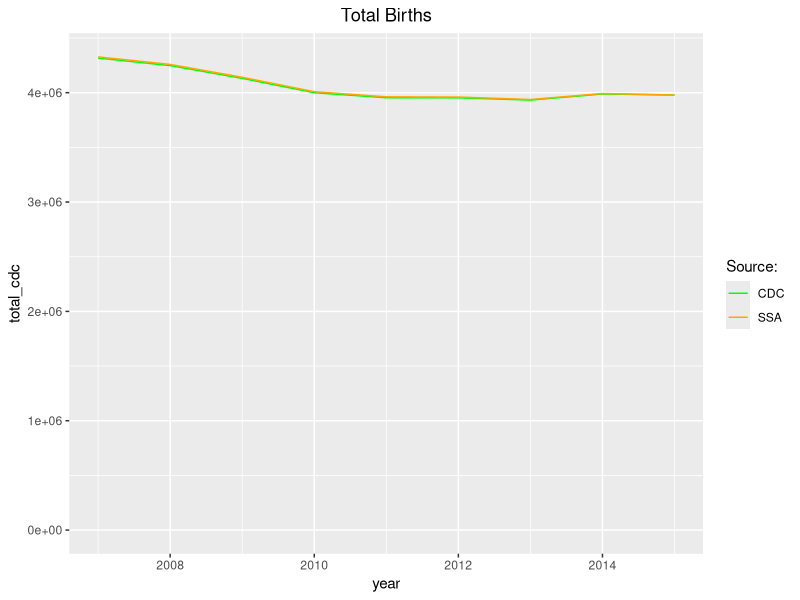
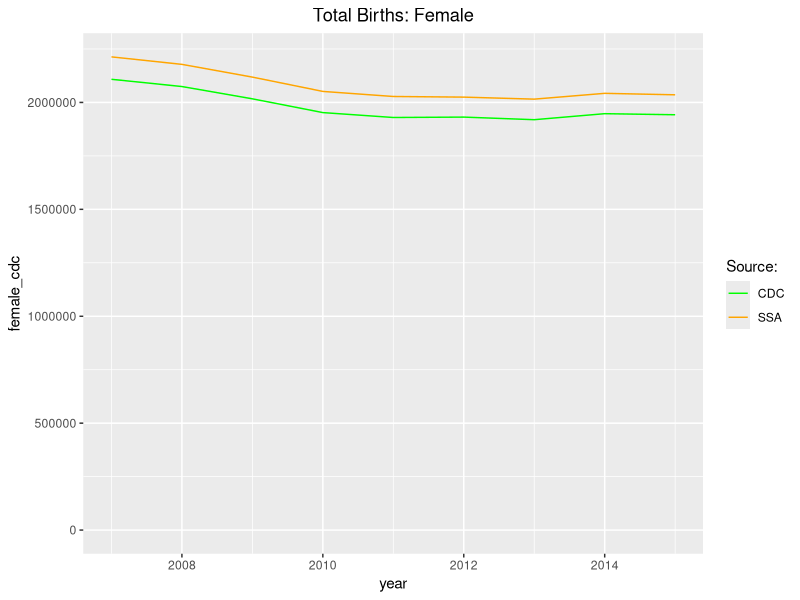
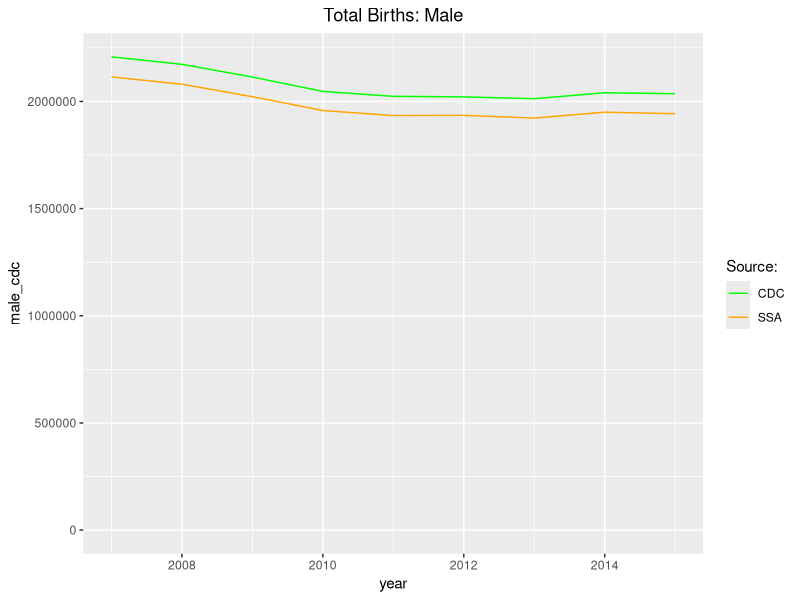

Write R code to recreate these figures, in order.
if (!require(reshape2)) {
  install.packages("reshape2")
  library(reshape2)
}

if (!require(ggplot2)) {
  install.packages("ggplot2")
  library(ggplot2)
}

# load data
ssa <- read.csv("data/ssa.csv")

# make sure FIPS codes keep their leading zeroes...
cdc <- read.csv("data/cdc.csv", 
  colClasses = c("integer", "character", "character", "character", "integer")                      
)

# first, let's double-check that the states add up to the totals in the CDC data
cdc_us <- cdc[cdc$state=="United States",]
cdc_states <- aggregate(births ~ year, data=cdc[cdc$gender != "total",], FUN=sum)
cdc_compare <- merge(cdc_us, cdc_states, by="year")

# they match! You can also verify that these are the same totals as extracted in 
# 'sources/Natality, 2007-2015, national.txt'
# let's keep a clean global environment, eh?
rm(cdc_us, cdc_states, cdc_compare)

# Now let's compare to the SSA data. We no longer need those national totals
cdc = cdc[cdc$state != "United States",]
cdc_by_gender <- aggregate(births ~ year + gender, data=cdc, FUN=sum)

# and cast it to compare to SSA
cdc_by_gender <- setNames(
  dcast(cdc_by_gender, year ~ gender, value.var = "births"),
  c("year", "female_cdc", "male_cdc", "total_cdc")
)

colnames(ssa) <- c("year", "female_ssa", "male_ssa", "total_ssa")

ssa_cdc <- merge(ssa, cdc_by_gender, by="year")

ssa_cdc$female_percent <- ssa_cdc$female_ssa / ssa_cdc$female_cdc
ssa_cdc$male_percent <- ssa_cdc$male_ssa / ssa_cdc$male_cdc
ssa_cdc$total_percent <- ssa_cdc$total_ssa / ssa_cdc$total_cdc

# curious! While the total figures almost precisely match,
# the CDC reports fewer female babies and more male babies

ggplot(ssa_cdc, aes(year)) + 
  geom_line(aes(y = total_cdc, color = "CDC")) + 
  geom_line(aes(y = total_ssa, color = "SSA")) +
  expand_limits(y=0) +
  scale_colour_manual('Source:', values = c(CDC='green',SSA='orange')) +
  ggtitle("Total Births") +
  theme(plot.title = element_text(hjust = 0.5))

ggplot(ssa_cdc, aes(year)) + 
  geom_line(aes(y = female_cdc, color = "CDC")) + 
  geom_line(aes(y = female_ssa, color = "SSA")) +
  expand_limits(y=0) +
  scale_colour_manual('Source:', values = c(CDC='green',SSA='orange')) +
  ggtitle("Total Births: Female") +
  theme(plot.title = element_text(hjust = 0.5))

ggplot(ssa_cdc, aes(year)) + 
  geom_line(aes(y = male_cdc, color = "CDC")) + 
  geom_line(aes(y = male_ssa, color = "SSA")) +
  expand_limits(y=0) +
  scale_colour_manual('Source:', values = c(CDC='green',SSA='orange')) +
  ggtitle("Total Births: Male") +
  theme(plot.title = element_text(hjust = 0.5))
